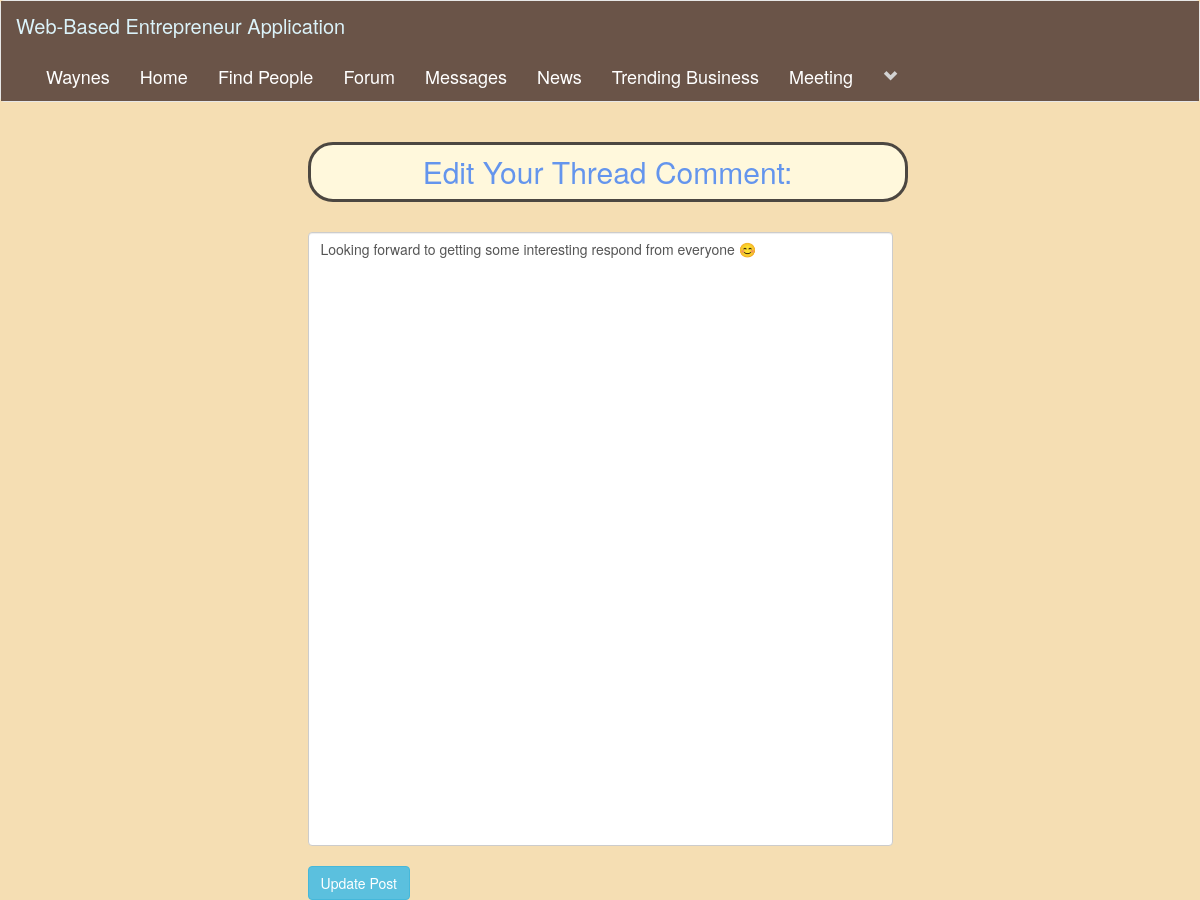
/editThreadComment.php?thread_id=1&id=7 (signed in), run on the app's committed database.
### tables this page shows
CREATE TABLE `users` (
  `user_id` int(11) NOT NULL,
  `f_name` text NOT NULL,
  `l_name` text NOT NULL,
  `user_name` text NOT NULL,
  `describe_user` varchar(255) NOT NULL,
  `job_field` text NOT NULL,
  `user_pass` varchar(255) NOT NULL,
  `user_email` varchar(255) NOT NULL,
  `user_country` text NOT NULL,
  `user_gender` text NOT NULL,
  `user_birthday` text NOT NULL,
  `user_image` varchar(255) NOT NULL,
  `user_cover` varchar(255) NOT NULL,
  `user_reg_date` date NOT NULL DEFAULT current_timestamp(),
  `status` text NOT NULL,
  `posts` text NOT NULL,
  `recovery_account` varchar(255) NOT NULL,
  `usertype` varchar(100) NOT NULL,
  `admin_id` int(11) NOT NULL
);

CREATE TABLE `thread_comments` (
  `id` int(11) NOT NULL,
  `thread_id` int(11) NOT NULL,
  `comment` varchar(1000) NOT NULL,
  `comment_user` varchar(100) NOT NULL,
  `date` timestamp NOT NULL DEFAULT current_timestamp()
);

### editThreadComment.php (the view, shortened to what this page needs)
<!DOCTYPE html>
<?php
include("includes/header.php");
?>
<html>
<head>
     <link rel="stylesheet" href="bootstrap1/bootstrap/dist/css/bootstrap.min.css">
	<link rel="stylesheet" type="text/css" href="style/home_style2.css">
</head>
<body>
<div class="row">
    <div class="col-sm-3">
    </div>
    <div class="col-sm-6">
        <?php
            if(isset($_GET['thread_id'])){
                if(isset($_GET['id'])){
                $get_thread_id = $_GET['thread_id'];
                $get_thread_com_id = $_GET['id'];
                $get_thread = "SELECT *
                               from threads LEFT JOIN thread_comments
                               ON threads.thread_id = thread_comments.thread_id
                               WHERE threads.thread_id='$get_thread_id' AND thread_comments.id='$get_thread_com_id '";
                $run_thread = mysqli_query($con,$get_thread);
                $row = mysqli_fetch_array($run_thread);
                $thread_com = $row['comment'];
                }
            }
        ?>
        <form action="" method="post" id="f">
            <center><h2  style="text-align: center; font-size:30px;color:cornflowerblue;background-color:cornsilk;
				width:600px;border: 3px solid #4c4741;border-radius:25px;height:60px;padding-top:10px;">Edit Your Thread Comment: </h2></center><br>
            <textarea class="form-control" name="content" cols="1000" rows="30" style="resize:none;" required><?php echo $thread_com; ?></textarea><br>
            <input type="submit" name="update" value="Update Post" class="btn btn-info"/>
        </form>
    </div>
</div>
</body>
</html>

### includes/header.php (shortened to what this page needs)
<?php
include("functions/functions.php");
?>
<nav class="navbar navbar-default">
	<div class="container-fluid" style="background-color: #6A5448; ">
		<div class="navbar-header">
			<a style="color:#DBF3FA; font-size:20px;" class="navbar-brand" href="home.php">Web-Based Entrepreneur Application</a>
		</div>
		<div class="collapse navbar-collapse" id="bs-example-navbar-collapse-1">
	      <ul class="nav navbar-nav">
	      	<?php
			$user = $_SESSION['user_email'];
			$get_user = "select * from users where user_email='$user'";
			$run_user = mysqli_query($con,$get_user);
			$row=mysqli_fetch_array($run_user);
			$user_id = $row['user_id'];
			$first_name = $row['f_name'];
			?>
	        <li><a style="color: #FFF; font-size:18px;" href='profile.php?<?php echo "u_id=$user_id" ?>'><?php echo "$first_name"; ?></a></li>
	       	<li><a style="color: #FFF; font-size:18px;" href="home.php">Home</a></li>
			<li><a style="color: #FFF; font-size:18px;" href="members.php">Find People</a></li>
			<li><a style="color: #FFF; font-size:18px;" href="forum.php">Forum</a></li>
			<?php
			$users = mysqli_query($con,"SELECT * FROM users WHERE user_id  = $user_id") or die("Failed to query database" );
			if( mysqli_num_rows($users) > 0 ){
				$row = mysqli_fetch_assoc($users);
				$userId = $row["user_id"];
				echo '
					<li><a style="color: #FFF; font-size:18px;" href="messages.php?userId='.$userId.'">Messages</a></li>
				';
			}
			?>
			<li><a style="color: #FFF; font-size:18px;" href="news.php">News</a></li>
			<li><a style="color: #FFF; font-size:18px;" href="trend.php">Trending Business</a></li>
			<li><a style="color: #FFF; font-size:18px;" href="meeting.php" target="_blank">Meeting</a></li>
					<?php
						echo"
						<li class='dropdown'>
							<a style='color:#D3D3D3;' href='#' class='dropdown-toggle' data-toggle='dropdown' role='button' aria-haspopup='true' aria-expanded='false'><span><i class='glyphicon glyphicon-chevron-down'></i></span></a>
							<ul class='dropdown-menu'>
								<li>
									<a href='edit_profile.php?u_id=$user_id'>Edit Account</a>
								</li>
									<li>
										<a href='advertise.php'>Advertise Area</a>
									</li>
									<li>
										<a href='job.php'>Job Area</a>
									</li>
								<li role='separator' class='divider'></li>
								<li>
									<a href='logout.php'>Logout</a>
								</li>
							</ul>
						</li>
						";
					?>
			</ul>
		</div>
	</div>
</nav>

### style/home_style2.css (style rules this page uses)
body { overflow-x: hidden; background-color: wheat; }

### data on the page
users: f_name "Waynes"
thread_comments: content "Looking forward to getting some interesting respond from everyone 😊"
